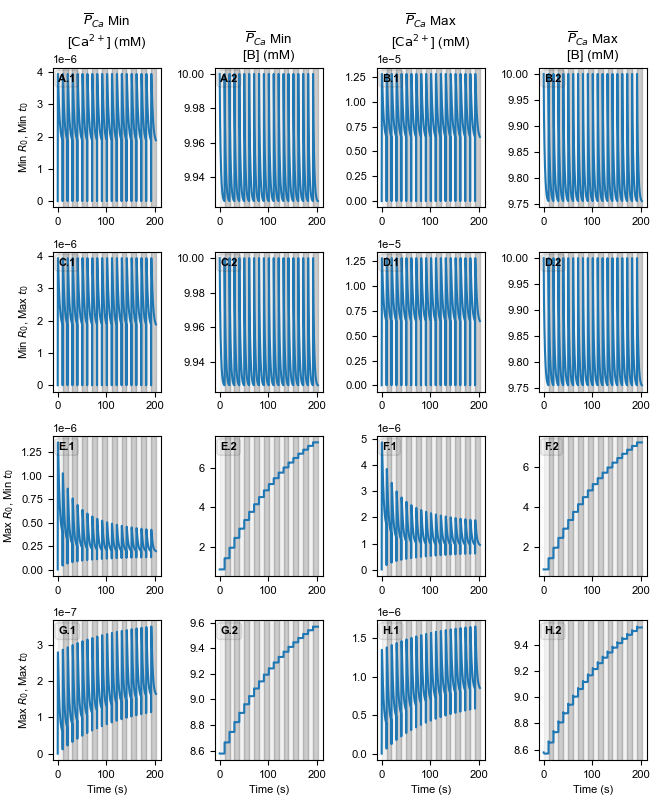

This chart was generated by the following Python code:
import matplotlib.pyplot as plt
import matplotlib
import string
import numpy as np

import helpers
import parameters

pca_range = [parameters.pca_min, parameters.pca_max] # nL/s
r_range = [parameters.R_min +3e-4, parameters.R_max] # cm, increased the min slightly to avoid convergence issues
t0_range = [parameters.t0_min, parameters.t0_max] # ms
thold = parameters.thold_default
n_sweep, mult = parameters.cal_n_sweep(thold)
dR = parameters.dR # cm
Rh = parameters.Rh

# Set font
matplotlib.rc('font', family='arial', size = 8)

fig = plt.figure(figsize=(6.6, 8))
gs = matplotlib.gridspec.GridSpec(4, 4, figure = fig)
fig_cont = []
for i in range(16):
    fig_cont.append(fig.add_subplot(gs[i]))
    if i % 2 == 0:
        pass

fig_cont[0].set_title('$\overline{P}_{Ca}$ Min\n[$\mathrm{Ca}^{2+}$] (mM)')
fig_cont[1].set_title('$\overline{P}_{Ca}$ Min\n[B] (mM)')
fig_cont[2].set_title('$\overline{P}_{Ca}$ Max\n[$\mathrm{Ca}^{2+}$] (mM)')
fig_cont[3].set_title('$\overline{P}_{Ca}$ Max\n[B] (mM)')
fig_cont[0].set_ylabel('Min $R_0$, Min $t_0$')
fig_cont[4].set_ylabel('Min $R_0$, Max $t_0$')
fig_cont[8].set_ylabel('Max $R_0$, Min $t_0$')
fig_cont[12].set_ylabel('Max $R_0$, Max $t_0$')
fig_cont[12].set_xlabel('Time (s)')
fig_cont[13].set_xlabel('Time (s)')
fig_cont[14].set_xlabel('Time (s)')
fig_cont[15].set_xlabel('Time (s)')

for f in fig_cont:
    f.ticklabel_format(axis = 'y', style = 'sci', scilimits = (0, 2))

gs0 = matplotlib.gridspec.GridSpec(1, 1)

gs0.update(left = 0, right = 0, wspace = 5)

props = dict(boxstyle='round', facecolor='grey', alpha=0.1)
for i in range(8):

    fig_cont[2*i].text(0.05, 0.9, string.ascii_uppercase[i] + '.1', transform = fig_cont[2*i].transAxes, weight = 'bold', bbox=props)
    fig_cont[2*i+1].text(0.05, 0.9, string.ascii_uppercase[i] + '.2', transform = fig_cont[2*i +1].transAxes, weight = 'bold', bbox=props)

i = 0
for r in r_range:
    N_div = int((r-Rh)/dR)
    print('Radius:(microm)', r*10000, 'Number of div:', N_div)

    for t0 in t0_range:
        for pca in pca_range:
            d = helpers.simulate_ical(n_sweep, N_div, r, t0, pca, block_fca=False)
            len_x = len(d['calcium_dynamics.Ca0'])
            x_range = np.linspace(0, n_sweep, len_x)
            x_range = mult*x_range
            fig_cont[i].plot(x_range, d['calcium_dynamics.Ca0'])
            fig_cont[i+1].plot(x_range, d['calcium_dynamics.B0'])
            i+= 2

for i in range(n_sweep):
    for j in range(16):
        fig_cont[j].axvspan(i*mult, (i+1)*mult, color = 'grey', \
            alpha = (i%2) * 0.3 + 0.1, transform=fig_cont[j].get_xaxis_transform())
plt.tight_layout()
plt.subplots_adjust(left = 0.08, bottom = 0.05, right = 0.98)
plt.savefig('supporting/figure7_fca.png')
plt.close()